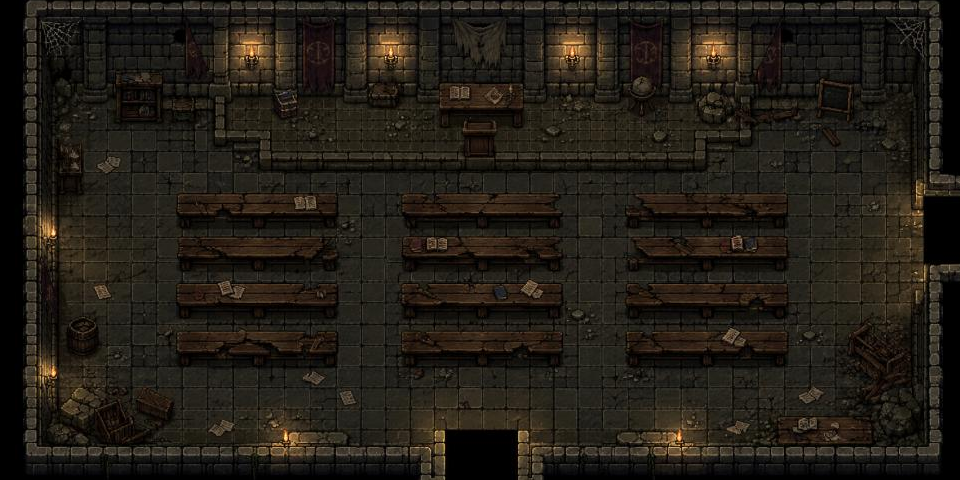

A level layout from a 2D game, rendered from its tile map. Below: a short description, then the map file with its tile-grid data intact:
An orthogonal 30x15 tile map with 32x32 px tiles, 1 tile layer (wall), 2 hidden layers not drawn, 2 tilesets, 1 image layer and 6 objects (3x spawn, 2x exit).

<map version="1.10" tiledversion="1.12.1" orientation="orthogonal" renderorder="right-down" width="30" height="15" tilewidth="32" tileheight="32" infinite="0" nextlayerid="12" nextobjectid="13">
 <tileset firstgid="1" source="../tilesets/tiny-dungeon.tsx" />
 <tileset firstgid="133" source="../tilesets/realm-tiles.tsx" />
 <layer id="8" name="ground" width="30" height="15" visible="0">
  <data encoding="csv">
134,134,134,134,134,134,134,134,134,134,134,134,134,134,134,134,134,134,134,134,134,134,134,134,134,134,134,134,49,49,
134,134,134,135,135,135,135,135,135,135,135,135,135,135,135,135,135,135,135,135,135,135,135,135,135,137,137,134,49,49,
134,134,135,135,135,135,135,135,135,135,135,135,135,135,135,135,135,135,135,135,135,135,135,136,136,137,137,134,49,49,
134,134,135,135,135,135,135,135,135,135,135,135,135,135,135,135,135,136,136,136,136,135,135,135,135,137,137,134,49,49,
134,135,135,135,135,135,135,135,135,135,135,135,135,133,135,135,135,135,135,135,135,135,135,135,135,137,137,134,49,49,
134,135,135,135,135,135,135,135,135,135,135,135,135,133,135,135,135,135,135,135,135,135,135,135,135,137,137,134,49,49,
134,135,135,135,135,135,135,135,135,135,135,135,135,135,135,135,135,135,135,135,135,135,135,135,135,137,137,134,49,49,
134,134,137,138,138,138,138,138,138,138,138,138,138,138,138,138,138,138,138,138,137,137,137,137,137,137,137,134,134,134,
134,134,137,138,138,138,138,138,138,138,138,138,138,138,138,138,138,138,138,138,137,134,134,134,134,134,134,134,134,134,
134,134,137,138,138,138,136,136,136,136,136,136,136,136,136,138,138,138,138,138,137,134,134,134,134,134,134,134,134,134,
134,134,137,138,138,138,138,138,138,138,138,138,138,138,138,138,138,138,49,49,137,49,49,49,49,49,134,134,49,49,
134,134,137,138,138,138,136,136,136,136,136,136,136,136,136,138,138,138,49,49,49,49,49,49,49,49,49,49,49,49,
134,134,137,138,138,138,138,138,138,138,138,138,138,138,138,138,138,138,49,49,49,49,49,49,49,49,49,49,49,49,
134,134,137,138,138,138,138,138,138,138,138,138,138,138,138,138,138,138,49,49,49,49,49,49,49,49,49,49,49,49,
134,134,137,137,137,137,137,137,137,137,137,137,137,137,137,137,137,137,49,49,49,49,49,49,49,49,49,49,49,49
</data>
 </layer>
 <layer id="5" name="decor" width="30" height="15" visible="0">
  <data encoding="csv">
0,0,0,0,0,0,0,0,0,0,0,0,0,0,0,0,0,0,0,0,0,0,0,0,0,0,0,0,0,0,
0,0,0,0,0,0,0,0,0,0,0,0,0,0,0,0,0,0,0,0,0,0,0,0,0,0,0,0,0,0,
0,0,0,0,0,0,0,0,0,0,0,0,0,0,0,0,0,0,0,0,0,0,0,0,0,0,0,0,0,0,
0,0,0,0,0,0,0,0,0,0,0,0,0,0,0,0,0,0,0,0,0,0,0,0,0,0,0,0,0,0,
0,0,0,0,0,0,0,0,0,0,0,0,0,0,0,0,0,0,0,0,0,0,0,0,0,0,0,0,0,0,
0,0,0,0,0,0,0,0,0,0,0,0,0,0,0,0,0,0,0,0,0,0,0,0,0,0,0,0,0,0,
0,0,0,0,0,0,0,0,0,0,0,0,0,0,0,0,0,0,0,0,0,0,0,0,0,0,0,0,0,0,
0,0,0,0,0,0,0,0,0,0,0,0,0,0,0,0,0,0,0,0,0,0,0,0,0,0,0,0,0,0,
0,0,0,0,0,0,0,0,0,0,0,0,0,0,0,0,0,0,0,0,0,0,0,0,0,0,0,0,0,0,
0,0,0,0,0,0,0,0,0,0,0,0,0,0,0,0,0,0,0,0,0,0,0,0,0,0,0,0,0,0,
0,0,0,0,0,0,0,0,0,0,0,0,0,0,0,0,0,0,0,0,0,0,0,0,0,0,0,0,0,0,
0,0,0,0,0,0,0,0,0,0,0,0,0,0,0,0,0,0,0,0,0,0,0,0,0,0,0,0,0,0,
0,0,0,0,0,0,0,0,0,0,0,0,0,0,0,0,0,0,0,0,0,0,0,0,0,0,0,0,0,0,
0,0,0,0,0,0,0,0,0,0,0,0,0,0,0,0,0,0,0,0,0,0,0,0,0,0,0,0,0,0,
0,0,0,0,0,0,0,0,0,0,0,0,0,0,0,0,0,0,0,0,0,0,0,0,0,0,0,0,0,0
</data>
 </layer>
 <layer id="4" name="wall" width="30" height="15">
  <data encoding="csv">
1,1,1,1,1,1,1,1,1,1,1,1,1,1,1,1,1,1,1,1,1,1,1,1,1,1,1,1,1,1,
1,1,1,1,1,1,1,1,1,1,1,1,1,1,1,1,1,1,1,1,1,1,1,1,1,1,1,1,1,1,
1,1,1,1,1,1,1,1,1,1,1,1,1,1,1,1,1,1,1,1,1,1,1,1,1,1,1,1,1,1,
1,0,0,0,0,0,0,0,0,0,0,0,0,0,0,0,0,0,0,0,0,0,0,0,0,0,0,0,0,1,
1,0,0,0,0,0,0,0,0,0,0,0,0,0,0,0,0,0,0,0,0,0,0,0,0,0,0,0,0,1,
1,0,0,0,0,0,0,0,0,0,0,0,0,0,0,0,0,0,0,0,0,0,0,0,0,0,0,0,0,1,
1,0,0,0,0,0,1,1,1,1,0,0,0,1,1,1,1,0,0,0,1,1,1,1,0,0,0,0,0,0,
1,0,0,0,0,0,1,1,1,1,0,0,0,1,1,1,1,0,0,0,1,1,1,1,0,0,0,0,0,0,
1,0,0,0,0,0,0,0,0,0,0,0,0,0,0,0,0,0,0,0,0,0,0,0,0,0,0,0,0,1,
1,0,0,0,0,0,1,1,1,1,0,0,0,1,1,1,1,0,0,0,1,1,1,1,0,0,0,0,0,1,
1,0,0,0,0,0,1,1,1,1,0,0,0,1,1,1,1,0,0,0,1,1,1,1,0,0,0,0,0,1,
1,0,0,0,0,0,0,0,0,0,0,0,0,0,0,0,0,0,0,0,0,0,0,0,0,0,0,0,0,1,
1,0,0,0,0,0,0,0,0,0,0,0,0,0,0,0,0,0,0,0,0,0,0,0,0,0,0,0,0,1,
1,0,0,0,0,0,0,0,0,0,0,0,0,0,0,0,0,0,0,0,0,0,0,0,0,0,0,0,0,1,
1,1,1,1,1,1,1,1,1,1,1,1,1,1,0,0,1,1,1,1,1,1,1,1,1,1,1,1,1,1
</data>
 </layer>
 <imagelayer id="11" name="view" offsetx="-17.3431" offsety="-4.53273">
  <image source="../map_bg/theatre.jpg" width="1000" height="500" />
 </imagelayer>
 <objectgroup id="3" name="objects">
  <object id="1" name="spawn-east" type="spawn" x="826.919" y="211.149" width="53.4753" height="48.8476">
   <properties>
    <property name="direction" value="north" />
   </properties>
  </object>
  <object id="3" name="spawn-south" type="spawn" x="448.993" y="354.784" width="66.6207" height="39.9505">
   <properties>
    <property name="direction" value="south" />
   </properties>
  </object>
  <object id="7" name="spawn-default" type="spawn" x="340.603" y="363.266" width="43.7625" height="41.4753">
   <properties>
    <property name="direction" value="default" />
   </properties>
  </object>
  <object id="10" name="exit-to-library" type="exit" x="903.298" y="197.73" width="62.5462" height="74.9008">
   <properties>
    <property name="direction" value="east" />
    <property name="targetRoomId" value="library" />
   </properties>
  </object>
  <object id="11" name="exit-to-outside" type="exit" x="436.902" y="419.102" width="86.3916" height="60.1587">
   <properties>
    <property name="direction" value="south" />
    <property name="targetRoomId" value="outside" />
   </properties>
  </object>
  <object id="12" x="342.667" y="116" width="32" height="32">
   <properties>
    <property name="npcId" value="priest" />
    <property name="type" value="npc" />
   </properties>
  </object>
 </objectgroup>
</map>
